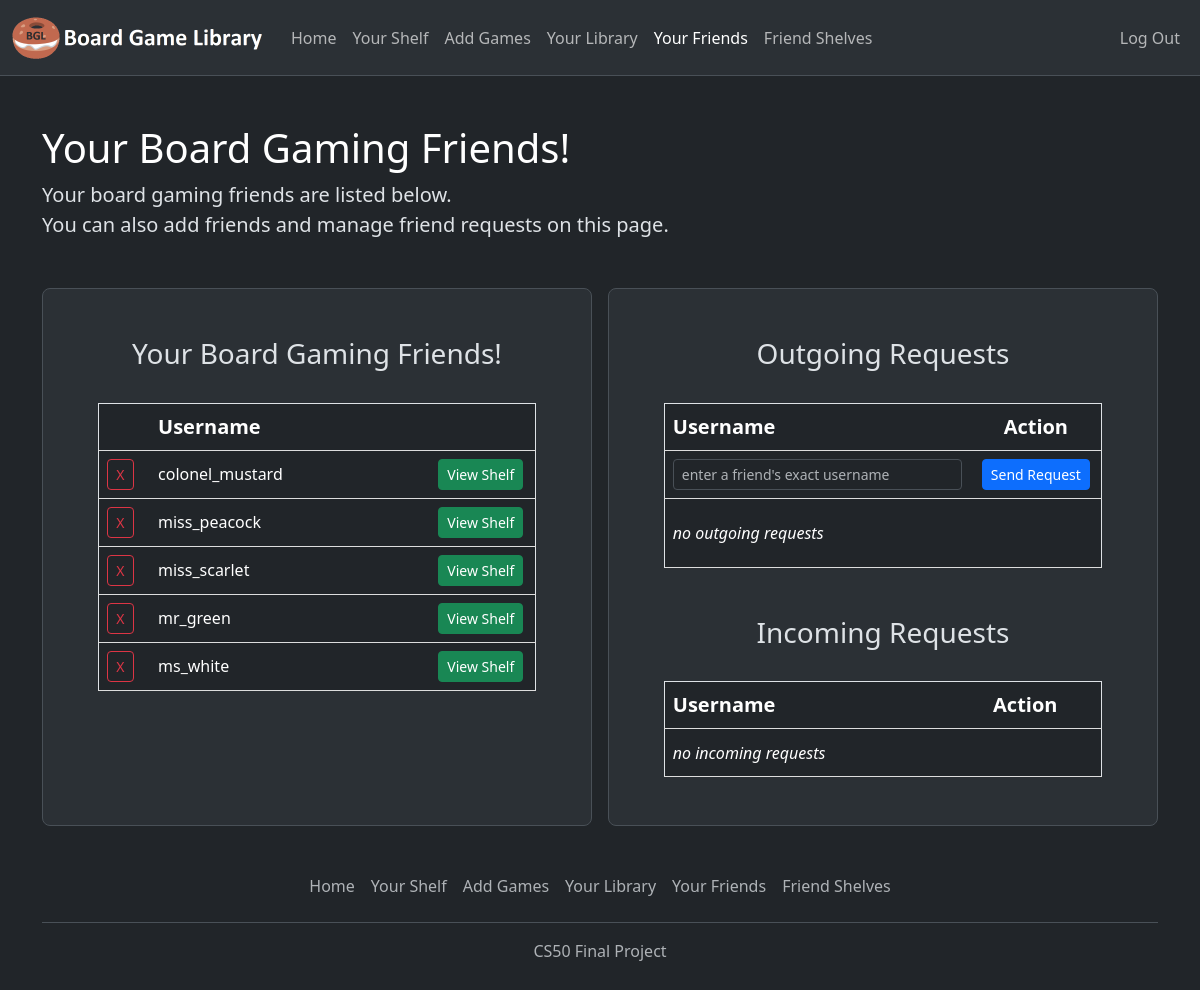
The page /friends (signed in) on the database its author committed.
### tables this page shows
CREATE TABLE users (
                    id INTEGER PRIMARY KEY AUTOINCREMENT NOT NULL,
                    username TEXT NOT NULL,
                    hash TEXT NOT NULL
                    );

### app.py (the view)
@app.route("/friends", methods=["GET"])
@requires_login
def friends():
    friends = db.execute(
        "SELECT users.username, users.id FROM users JOIN friends ON friends.user_id_2 = users.id WHERE friends.user_id_1 = ? AND friends.status = 1 ORDER BY users.username", session.get("user_id"))
    incoming_requests = db.execute(
        "SELECT users.username, users.id FROM users JOIN friends ON users.id = friends.user_id_1 WHERE friends.user_id_2 = ? AND friends.status = ? ORDER BY users.username", session.get("user_id"), 0)
    outgoing_requests = db.execute(
        "SELECT users.username, users.id FROM users JOIN friends ON users.id = friends.user_id_2 WHERE friends.user_id_1 = ? AND friends.status = ? ORDER BY users.username", session.get("user_id"), 0)
    return render_template("friends.html", friends=friends, incoming_requests=incoming_requests, outgoing_requests=outgoing_requests)

### app.py (called while the page is built)
@app.after_request
def after_request(response):
    response.headers["Cache-Control"] = "no-cache, no-store, must-revalidate"
    response.headers["Expires"] = 0
    response.headers["Pragma"] = "no-cache"
    return response

def requires_login(f):
    @wraps(f)
    def decorated_function(*args, **kwargs):
        if session.get("user_id") is None:
            return redirect("/login")
        return f(*args, **kwargs)
    return decorated_function

### templates/friends.html (shortened to what this page needs)
{% extends "layout.html" %}
{% block main %}
    <div class="container my-5">
        <h1 class="text-body-emphasis">Your Board Gaming Friends!</h1>
        <p class="lead">
            Your board gaming friends are listed below. <br>You can also add friends and manage friend requests on this page.
        </p>
    </div>
    <div class="container">
        <div class="row align-items-vertical g-3">
            <div class="col-sm-12 col-md-6">
                <div class="text-center bg-body-tertiary rounded-3 border py-5 sameheight">
                    <h3 class="center">Your Board Gaming Friends!</h3><br>
                    <table class="table table-dark table-hover mb-5" style="text-align: left; margin: auto; width: 80%; border: 1px solid #dee2e6">
                        <thead>
                            <tr>
                                <th style="width: 10%"></th>
                                <th style="width: 65%" class="ps-3">Username</th>
                                <th style="width: 25%"></th>
                            </tr>
                        </thead>
                        <tbody>
                            {% if friends %}
                                {% for friend in friends %}
                                    <tr>
                                        <td style="text-align: center">
                                            <form action="/removefriend" method="post">
                                                <button type="submit" name="delete_id" value="{{ friend.id }}" onclick="return confirm('Remove this friend?')" class="btn btn-sm btn-outline-danger">X</button>
                                            </form>
                                        </td>
                                        <td class="ps-3">{{ friend.username }}</td>
                                        <td style="text-align: center">
                                            <form action="/friend_shelf" method="post">
                                                <button type="submit" name="viewfriendshelf" class="btn btn-sm btn-success" value="{{ friend.id }}">View Shelf</button>
                                            </form>
                                        </td>
                                    </tr>
                                {% endfor %}
                            {% else %}
                                <tr>
                                    <td></td>
                                    <td><i>Add friends <a href="/friend_requests">here</a>!</i></td>
                                    <td></td>
                                </tr>
                            {% endif %}
                        </tbody>
                    </table>
                </div>
            </div>
            <div class="col-sm-12 col-md-6">
                <div class="text-center bg-body-tertiary rounded-3 border py-5 sameheight">
                    <h3 class="center">Outgoing Requests</h3><br>
                    <table class="table table-dark table-hover mb-5" style="text-align: left; margin: auto; width: 80%; border: 1px solid #dee2e6">
                        <thead>
                            <tr>
                                <th style="width: 70%">Username</th>
                                <th style="width: 30%; text-align: center">Action</th>
                            </tr>
                        </thead>
                        <tbody>
                            <tr>
                                <td>
                                    <input autocomplete="off" autofocus required class="form-control form-control-sm" name="friendrequest" placeholder="enter a friend's exact username" type="text" form="add_friend_form">
                                </td>
                                <td style="text-align: center">
                                    <button type="submit" form="add_friend_form" class="btn btn-sm btn-primary">Send Request</button>
                                </td>
                            </tr>
                            {% if outgoing_requests %}
                                {% for request in outgoing_requests %}
                                    <tr>
                                        <td style="text-align: left">{{ request.username }}</td>
                                        <td style="text-align: center">
                                            <form action="/manage_requests" method="post">
                                                <button type="submit" name="cancel_request" class="btn btn-sm btn-danger" value="{{request.id}}" onclick="return confirm('Cancel this friend request?')">Cancel Request</button>
                                            </form>
                                        </td>
                                    </tr>
                                {% endfor %}
                            {% else %}
                                <tr>
                                    <td style="text-align: left"><i>no outgoing requests</i></td>
                                    <td style="text-align: center">
                                    </td>
                                </tr>
                            {% endif %}
                        </tbody>
                    </table>
                    <h3 class="center">Incoming Requests</h3><br>
                    <table class="table table-dark table-hover" style="text-align: left; margin: auto; width: 80%; border: 1px solid #dee2e6">
                        <thead>
                            <tr>
                                <th style="width: 70%">Username</th>
                                <th style="width: 30%; text-align: center" colspan="2" >Action</th>
                            </tr>
                        </thead>
                        <tbody>
                            {% if incoming_requests %}
                                {% for request in incoming_requests %}
                                    <tr>
                                        <td>{{ request.username }}</td>
                                        <td style="text-align: center; border-right-style: hidden">
                                            <form action="/manage_requests" method="post">
                                                <button type="submit" name="accept_request" class="btn btn-sm btn-success" value="{{request.id}}" onclick="return confirm('Accept this friend request?')">Accept</button>
                                            </form>
                                        </td>
                                        <td style="text-align: center; border-left-style: hidden">
                                            <form action="/manage_requests" method="post">
                                                <button type="submit" name="reject_request" class="btn btn-sm btn-danger" value="{{request.id}}" onclick="return confirm('Reject this friend request?')">Reject</button>
                                            </form>
                                        </td>
                                    </tr>
                                {% endfor %}
                            {% else %}
                                <tr>
                                    <td style="text-align: left"><i>no incoming requests</i></td>
                                    <td style="text-align: center; border-right-style: hidden">
                                    </td>
                                    <td style="text-align: center; border-left-style: hidden">
                                    </td>
                                </tr>
                            {% endif %}
                        </tbody>
                    </table>
                </div>
            </div>
        </div>
    </div>
{% endblock %}

### templates/layout.html (shortened to what this page needs)
<!DOCTYPE html>
<html lang="en" data-bs-theme="dark">
    <head>
        <link href="https://cdn.jsdelivr.net/npm/bootstrap@5.3.2/dist/css/bootstrap.min.css" rel="stylesheet">
        <link href="/static/styles.css" rel="stylesheet">
    </head>
    <body>
        <nav class="navbar navbar-expand-lg navbar-light bg-body-tertiary sticky-top" style="border-bottom: 1px solid #495057">
            <div class="container-fluid">
                <a class="navbar-brand" href="/">
                    <img src="/static/bagelbgg1020x192_tertiary.png" alt="" width="255" height="48" class="d-inline-block align-text-top">
                </a>
              <div class="collapse navbar-collapse" id="navbarSupportedContent">
                {% if session["user_id"] %}
                    <ul class="navbar-nav me-auto mb-2 mb-lg-0">
                        <li class="nav-item">
                            <a class="nav-link" href="/">Home</a>
                        </li>
                        <li class="nav-item">
                            <a class="nav-link" href="/your_shelf">Your Shelf</a>
                        </li>
                        <li class="nav-item">
                            <a class="nav-link" href="/add_games">Add Games</a>
                        </li>
                        <li class="nav-item">
                            <a class="nav-link" href="/library">Your Library</a>
                        </li>
                        <li class="nav-item">
                            <a class="nav-link" href="/friends">Your Friends</a>
                        </li>
                        <li class="nav-item">
                            <a class="nav-link" href="/friend_shelf">Friend Shelves</a>
                        </li>
                    </ul>
                    <ul class="navbar-nav ms-auto mb-2 mb-lg-0">
                        <li class="nav-item">
                            <a class="nav-link" href="/logout">Log Out</a>
                        </li>
                    </ul>
                {% endif %}
              </div>
            </div>
          </nav>
        <main>
            {% block main %}{% endblock %}
        </main>
        <div class="container">
            <footer class="py-3 my-4">
                <ul class="nav justify-content-center border-bottom pb-3 mb-3">
                <li class="nav-item"><a href="/" class="nav-link px-2 text-body-secondary">Home</a></li>
                <li class="nav-item"><a href="/your_shelf" class="nav-link px-2 text-body-secondary">Your Shelf</a></li>
                <li class="nav-item"><a href="/add_games" class="nav-link px-2 text-body-secondary">Add Games</a></li>
                <li class="nav-item"><a href="/library" class="nav-link px-2 text-body-secondary">Your Library</a></li>
                <li class="nav-item"><a href="/friends" class="nav-link px-2 text-body-secondary">Your Friends</a></li>
                <li class="nav-item"><a href="/friend_shelf" class="nav-link px-2 text-body-secondary">Friend Shelves</a></li>
                </ul>
                <p class="text-center text-body-secondary">CS50 Final Project</p>
            </footer>
        </div>
    </body>
</html>

### static/styles.css (style rules this page uses)
.center { text-align: center; }
a { text-decoration: none; }
.sameheight { width: 100%; height: 100%; flex-direction: column; }
th { font-size:20px; }
th, td { border-bottom: 1px solid #ddd; padding: 12px; vertical-align: middle; }

### rows shown on the page
users: {{ friend.id }} 3 (drawn), username "colonel_mustard"
users: {{ friend.id }} 5 (drawn), username "miss_peacock"
users: {{ friend.id }} 2 (drawn), username "miss_scarlet"
users: {{ friend.id }} 4 (drawn), username "mr_green"
users: {{ friend.id }} 6 (drawn), username "ms_white"
